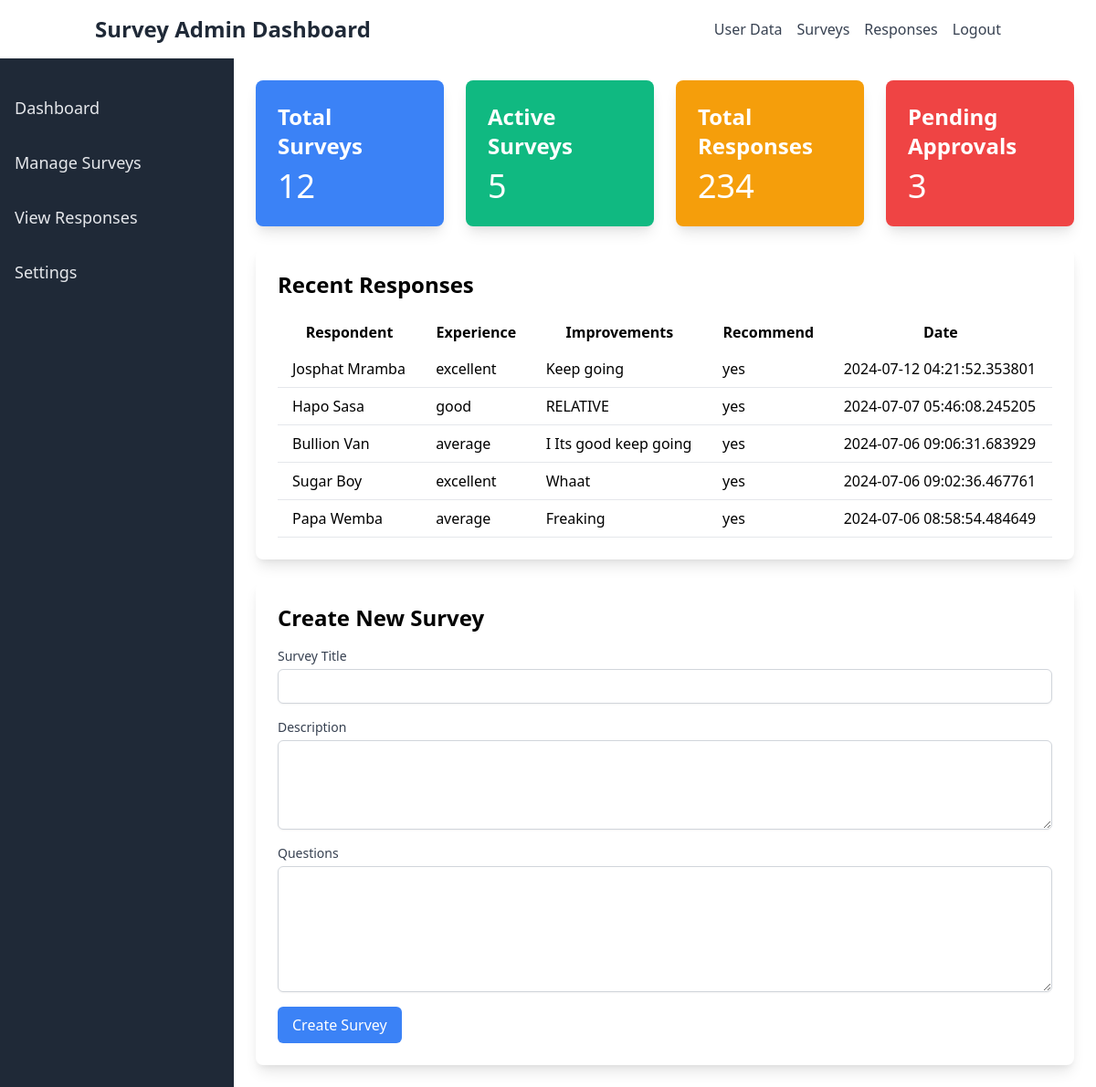
/admin.home.php, run on the app's committed database.
### tables this page shows
CREATE TABLE `survey_responses` (
  `id` int(25) NOT NULL,
  `firstname` varchar(20) NOT NULL,
  `lastname` varchar(20) NOT NULL,
  `email` varchar(25) NOT NULL,
  `experience` varchar(200) NOT NULL,
  `improvements` text NOT NULL,
  `recommend` varchar(25) NOT NULL,
  `submitted_at` timestamp(6) NOT NULL DEFAULT current_timestamp(6)
);

### admin.home.php (the view, shortened to what this page needs)
<?php
include "connect.php";
$recentResponses = [];
$query = "SELECT firstname, lastname, email, experience, improvements, recommend, submitted_at FROM survey_responses ORDER BY submitted_at DESC LIMIT 5";
$result = $conn->query($query);
if ($result->num_rows > 0) {
    while ($row = $result->fetch_assoc()) {
        $recentResponses[] = $row;
    }
}
?>
<!DOCTYPE html>
<html lang="en">
<head>
    <link href="https://cdn.jsdelivr.net/npm/tailwindcss@2.2.19/dist/tailwind.min.css" rel="stylesheet">
</head>
<body class="bg-gray-100 flex flex-col min-h-screen">
    <header class="bg-white shadow-md">
        <div class="container mx-auto px-4 py-4 flex justify-between items-center">
            <div class="text-2xl font-bold text-gray-800">Survey Admin Dashboard</div>
            <nav class="hidden md:block">
                <ul class="flex space-x-4">
                    <li><a href="userdata.php" class="text-gray-700 hover:text-blue-500">User Data</a></li>
                    <li><a href="#" class="text-gray-700 hover:text-blue-500">Surveys</a></li>
                    <li><a href="responses.php" class="text-gray-700 hover:text-blue-500">Responses</a></li>
                    <li><a href="index.admin.php" class="text-gray-700 hover:text-blue-500">Logout</a></li>
                </ul>
            </nav>
        </div>
    </header>
    <div class="flex flex-1 overflow-hidden">
        <aside id="sidebar" class="bg-gray-800 text-gray-200 w-64 py-8 absolute md:relative inset-y-0 left-0 transform md:transform-none transition-transform duration-300">
            <nav class="space-y-4">
                <a href="#" class="block px-4 py-2 text-lg hover:bg-gray-700">Dashboard</a>
                <a href="#" class="block px-4 py-2 text-lg hover:bg-gray-700">Manage Surveys</a>
                <a href="#" class="block px-4 py-2 text-lg hover:bg-gray-700">View Responses</a>
                <a href="#" class="block px-4 py-2 text-lg hover:bg-gray-700">Settings</a>
            </nav>
        </aside>
        <main class="flex-1 bg-white p-6 overflow-auto">
            <div class="grid grid-cols-1 md:grid-cols-2 lg:grid-cols-4 gap-6 mb-6">
                <div class="bg-blue-500 text-white p-6 rounded-lg shadow-lg">
                    <h3 class="text-2xl font-bold">Total Surveys</h3>
                    <p class="text-4xl mt-2">12</p>
                </div>
                <div class="bg-green-500 text-white p-6 rounded-lg shadow-lg">
                    <h3 class="text-2xl font-bold">Active Surveys</h3>
                    <p class="text-4xl mt-2">5</p>
                </div>
                <div class="bg-yellow-500 text-white p-6 rounded-lg shadow-lg">
                    <h3 class="text-2xl font-bold">Total Responses</h3>
                    <p class="text-4xl mt-2">234</p>
                </div>
                <div class="bg-red-500 text-white p-6 rounded-lg shadow-lg">
                    <h3 class="text-2xl font-bold">Pending Approvals</h3>
                    <p class="text-4xl mt-2">3</p>
                </div>
            </div>
            <div class="bg-white p-6 rounded-lg shadow-lg mb-6">
                <h2 class="text-2xl font-bold mb-4">Recent Responses</h2>
                <div class="overflow-x-auto">
                    <table class="min-w-full bg-white">
                        <thead>
                            <tr>
                                <th class="py-2 px-4">Respondent</th>
                                <th class="py-2 px-4">Experience</th>
                                <th class="py-2 px-4">Improvements</th>
                                <th class="py-2 px-4">Recommend</th>
                                <th class="py-2 px-4">Date</th>
                            </tr>
                        </thead>
                        <tbody>
                            <?php foreach ($recentResponses as $response): ?>
                            <tr class="border-b">
                                <td class="py-2 px-4"><?php echo htmlspecialchars($response['firstname'] . ' ' . $response['lastname']); ?></td>
                                <td class="py-2 px-4"><?php echo htmlspecialchars($response['experience']); ?></td>
                                <td class="py-2 px-4"><?php echo htmlspecialchars($response['improvements']); ?></td>
                                <td class="py-2 px-4"><?php echo htmlspecialchars($response['recommend']); ?></td>
                                <td class="py-2 px-4"><?php echo htmlspecialchars($response['submitted_at']); ?></td>
                            </tr>
                            <?php endforeach; ?>
                        </tbody>
                    </table>
                </div>
            </div>
            <div class="bg-white p-6 rounded-lg shadow-lg">
                <h2 class="text-2xl font-bold mb-4">Create New Survey</h2>
                <form>
                    <div class="mb-4">
                        <label for="survey-title" class="block text-sm font-medium text-gray-700">Survey Title</label>
                        <input type="text" id="survey-title" class="mt-1 block w-full p-2 border border-gray-300 rounded-md shadow-sm focus:ring-blue-500 focus:border-blue-500 sm:text-sm">
                    </div>
                    <div class="mb-4">
                        <label for="survey-description" class="block text-sm font-medium text-gray-700">Description</label>
                        <textarea id="survey-description" rows="4" class="mt-1 block w-full p-2 border border-gray-300 rounded-md shadow-sm focus:ring-blue-500 focus:border-blue-500 sm:text-sm"></textarea>
                    </div>
                    <div class="mb-4">
                        <label for="survey-questions" class="block text-sm font-medium text-gray-700">Questions</label>
                        <textarea id="survey-questions" rows="6" class="mt-1 block w-full p-2 border border-gray-300 rounded-md shadow-sm focus:ring-blue-500 focus:border-blue-500 sm:text-sm"></textarea>
                    </div>
                    <button type="submit" class="bg-blue-500 text-white px-4 py-2 rounded-md">Create Survey</button>
                </form>
            </div>
        </main>
    </div>
</body>
</html>

### data on the page
survey_responses: firstname+lastname "Josphat Mramba", experience "excellent", improvements "Keep going", recommend "yes", submitted_at "2024-07-12 04:21:52.353801"
survey_responses: firstname+lastname "Hapo Sasa", experience "good", improvements "RELATIVE", recommend "yes", submitted_at "2024-07-07 05:46:08.245205"
survey_responses: firstname+lastname "Bullion Van", experience "average", improvements "I Its good keep going", recommend "yes", submitted_at "2024-07-06 09:06:31.683929"
survey_responses: firstname+lastname "Sugar Boy", experience "excellent", improvements "Whaat", recommend "yes", submitted_at "2024-07-06 09:02:36.467761"
survey_responses: firstname+lastname "Papa Wemba", experience "average", improvements "Freaking", recommend "yes", submitted_at "2024-07-06 08:58:54.484649"
